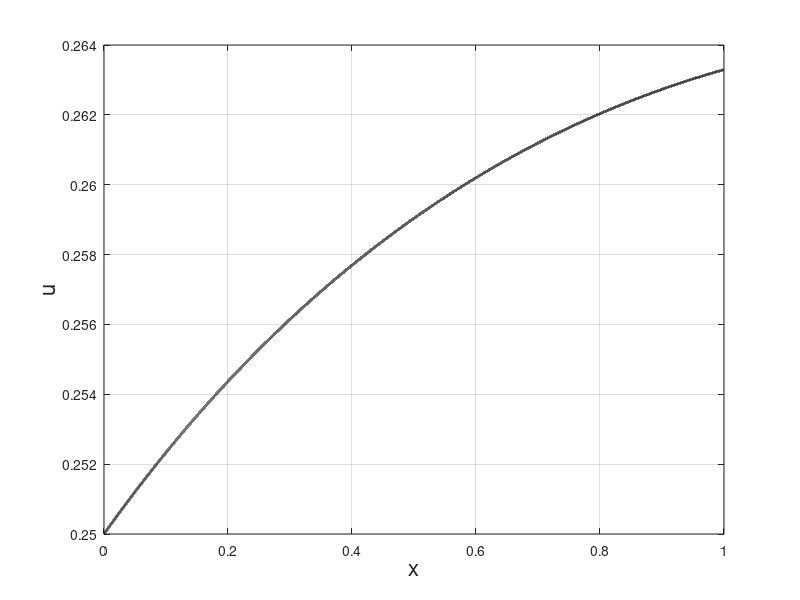
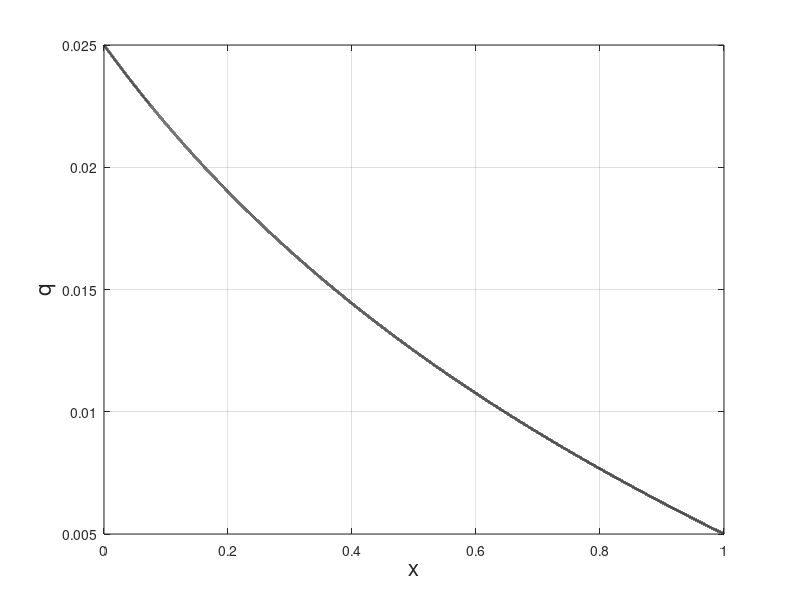

Write the MATLAB code that produced these figures, in order. (Note: this script raises an error after producing the figures.)
%% FEA HW3 Q1
%Ben Sarfati 941180069

clear all; close all; clc;

%%

%Choose # of elements
ns = [2 3 6];
% ns = [1 5 10 50 100 500 1000];

%Choose orders of elements (respective to ns array)
rs = [3 2 1];
% rs = 3*ones(size(ns));

num_sims = length(ns);

L = 1; E = 200E9; A0 = 5E-4; k = 1E7; F = 1E6; q = 1E6;
% L = 1; E = 1; A0 = 1; k = 1; F = 1; q = 1;
ufcn = @(xval) 3*q*L^2/(2*k)+F/k-L/(4*A0*E)*(q*xval.^2+2*q*L*xval-(8*L^2*q+4*F)*log(1+(xval/L)));
qfcn = @(xval) -L/(4*A0*E)*(2*q*xval+2*q*L-(8*L^2*q+4*F)*1./((1+(xval/L))*L));
hs = []; L2s = []; H1s = [];

xvals = (linspace(0,L,1E5))';
uvals = ufcn(xvals);
qvals = qfcn(xvals);
figure(1); set(gcf,'color','w')
plot(xvals,uvals,'-k','linewidth',2)
hold on; grid on
xlabel('x','FontSize',16)
ylabel('u','FontSize',16)
figure(2); set(gcf,'color','w')
plot(xvals,qvals,'-k','linewidth',2)
hold on; grid on
xlabel('x','FontSize',16)
ylabel('q','FontSize',16)
clear labels;
labels{1} = 'Exact';

for sim = 1:num_sims
    n = ns(sim);
    r = rs(sim);

    labels{end+1}= ['n=' num2str(n) ', r=' num2str(r)];
    
    N = r*n+1;
    h = L/n;
    hs(end+1) = h;
    x = (linspace(0,L,N))';
    
    Kg = zeros(N);
    Fg = zeros(N,1);
    [phihat,Bhat] = gen_phihat_and_Bhat(r);
    Me_integrand = @(xi_e) h/2*phihat(xi_e)'*phihat(xi_e);
    p = ceil((2*r+1)/2);
    Me = MyGaussQuadrature(Me_integrand,p);
    for e = 1:n
        Ke_integrand = @(xi_e) E*A0/L*Bhat(xi_e)'*Bhat(xi_e).*(xi_e-1+2*n+2*e);
        p = r;
        Ke = MyGaussQuadrature(Ke_integrand,p);
        fe = q*(L+x((r*e+1-r):(r*e+1)));
        Fe = Me*fe;
        Kg((r*e+1-r):(r*e+1),(r*e+1-r):(r*e+1)) = Kg((r*e+1-r):(r*e+1),(r*e+1-r):(r*e+1))+Ke; 
        Fg((r*e+1-r):(r*e+1)) = Fg((r*e+1-r):(r*e+1))+Fe;
    end
       
    %Boundary conditions
    Kg(1) = Kg(1)+k;
    Fg(end) = Fg(end)+F;
    
    switch r
        case 1
            a = MyThomas(Kg,Fg,N);    
        otherwise
            a = Kg\Fg;
    end
    
    [utilde,qtilde] = gen_utilde_and_qtilde(a,xvals,L,r);
    figure(1);
    plot(xvals,utilde,'linewidth',1.5)
    figure(2);
    plot(xvals,qtilde,'linewidth',1.5)

    if rs == rs(1) %we only want to calculate norms for multiple h's/1 r
        x_e = @(xi_e,e) L/(2*n)*(xi_e-1+2*e);
        L2sq = 0;
        H1sq = 0;
        for e = 1:n
            L2sq_integrand = @(xi_e) h/2*(ufcn(x_e(xi_e,e))-phihat(xi_e)*a((r*e+1-r):(r*e+1)))^2;
            L2sq = L2sq+MyGaussQuadrature(L2sq_integrand,4);
            H1sq_integrand = @(xi_e) h/2*(...
                (ufcn(x_e(xi_e,e))-phihat(xi_e)*a((r*e+1-r):(r*e+1)))^2+...
                (qfcn(x_e(xi_e,e))-2/h*Bhat(xi_e)*a((r*e+1-r):(r*e+1)))^2);
            H1sq = H1sq+MyGaussQuadrature(H1sq_integrand,4);
        end
        L2s(end+1) = sqrt(L2sq);
        H1s(end+1) = sqrt(H1sq);
    end
end

figure(1);
legend(labels,'fontsize',16,'location','nw');
figure(2);
legend(labels,'fontsize',16,'location','ne');

if rs == r(1)
    [f1,params1] = fit(log10(hs)',log10(L2s)','poly1');
    [f2,params2] = fit(log10(hs)',log10(H1s)','poly1');
    hvals = linspace(min(log10(hs)),max(log10(hs)));
    fit1 = f1.p1*hvals+f1.p2;
    fit2 = f2.p1*hvals+f2.p2;

    figure(3); set(gcf,'color','w')
    hold on; grid on;
    plot(log10(hs),log10(L2s),'*r','MarkerSize',12);
    plot(hvals,fit1,'r','LineWidth',2);
    plot(log10(hs),log10(H1s),'*b','MarkerSize',12);
    plot(hvals,fit2,'b','LineWidth',2);
    legend('L_2 Data',['\alpha=' num2str(f1.p1)],'H^1 Data',['\alpha=' num2str(f2.p1)],'fontsize',16,'location','nw')
    xlabel('log_{10}(h)','FontSize',16)
    ylabel('log_{10}(||e||)','FontSize',16)
end

%% Functions

function [utilde,qtilde] = gen_utilde_and_qtilde(a,xvals,L,r)
    N = length(a);
    n = (N-1)/r;
    h = L/n;
    x = (linspace(0,L,N))';  
    xi_e = @(e,xval) 2/h*xval-(x(r*e+1-r)+x(r*e+1))/h;
    [phihat,Bhat] = gen_phihat_and_Bhat(r);
    utilde = zeros(size(xvals));
    qtilde = zeros(size(xvals));
            
    idx = 1;
    xval = xvals(idx);
    for e = 1:n-1
        while xval <= x(r*e+1)
            utilde(idx) = phihat(xi_e(e,xval))*a((r*e+1-r):(r*e+1));
            qtilde(idx) = 2/h*Bhat(xi_e(e,xval))*a((r*e+1-r):(r*e+1));
            idx = idx+1;
            xval = xvals(idx);
        end
    end
    %for e = n
    utilde(idx:end) = phihat(xi_e(n,xvals(idx:end)))*a(r*n+1-r:end);
    qtilde(idx:end) = 2/h*Bhat(xi_e(n,xvals(idx:end)))*a(r*n+1-r:end);
end

function [phihat,Bhat] = gen_phihat_and_Bhat(r)
    p = @(xi_e) xi_e.^(0:r);
    dpdx = @(xi_e) [zeros(length(xi_e),1) xi_e.^(0:(r-1))].*(0:r);
    A = p((-1:2/r:1)');
    phihat = @(xi_e) p(xi_e)/A;
    Bhat = @(xi_e) dpdx(xi_e)/A;    
end

function integral = MyGaussQuadrature(integrand,p)
    switch p
        case 1
            u = 0;
            w = 2; 
        case 2
            u = [-sqrt(1/3); sqrt(1/3)];
            w = [1 1];
        case 3
            u = [-sqrt(3/5); 0; sqrt(3/5)];
            w = [5/9 8/9 5/9];    
        case 4
            u = [-sqrt(3/7-2/7*sqrt(5/6)) -sqrt(3/7+2/7*sqrt(5/6)) sqrt(3/7-2/7*sqrt(5/6)) sqrt(3/7+2/7*sqrt(5/6))];
            w = [1/2+sqrt(30)/36 1/2-sqrt(30)/36 1/2+sqrt(30)/36 1/2-sqrt(30)/36];
    end
    
    integral = 0;
    for k = 1:p
        integral = integral+w(k)*integrand(u(k));
    end
end

function out = MyThomas(A,b,n)

%Thomas Algorithm for tridiagonal matrices
A(1,2) = A(1,2)/A(1,1);
b(1) = b(1)/A(1,1);
for i = 2:n-1
    A(i,i+1) = A(i,i+1)/(A(i,i)-A(i,i-1)*A(i-1,i));
    b(i) = (b(i)-A(i,i-1)*b(i-1))/(A(i,i)-A(i,i-1)*A(i-1,i));
end
b(n) = (b(n)-A(n,n-1)*b(n-1))/(A(n,n)-A(n,n-1)*A(n-1,n));

for i=n-1:-1:1
    b(i) = b(i)-A(i,i+1)*b(i+1);
end

out = b;
end
